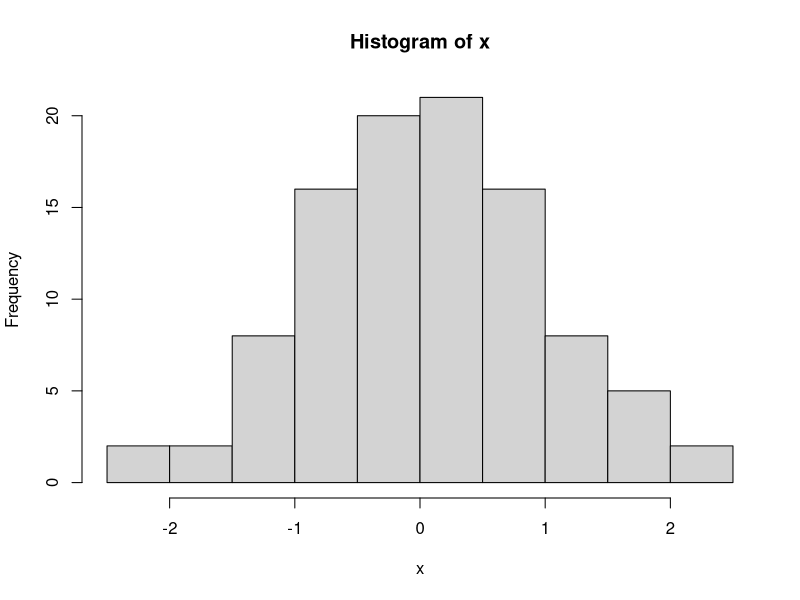

The R source for this figure:
## ---- chunk 1
x <- rnorm(100)
summary(x)
## ---- chunk 2
hist(x)
